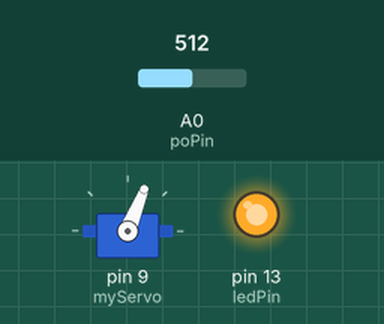
This sketch was run on a simulated Arduino Uno, built with avr-gcc and run on an emulated ATmega328P. Parts: servo, output pins drawn as LEDs (lit = HIGH). Inputs (shaded band) come from the test bench; at power-on: A0 (poPin) = 512. What the sketch prints to the serial monitor is not drawn.

Above: at 1.2 s.
1.3 s: A0 (poPin) set to 403
3.3 s: A0 (poPin) set to 386
At 4.3 s:
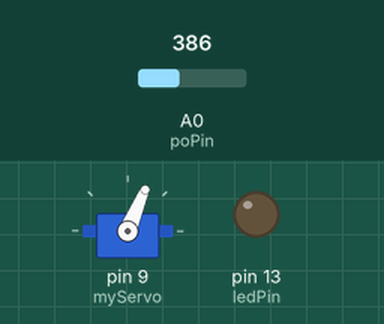
4.8 s: A0 (poPin) set to 60
At 6.0 s:
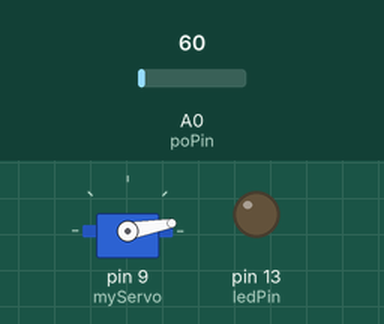
6.3 s: A0 (poPin) set to 53
At 7.6 s:
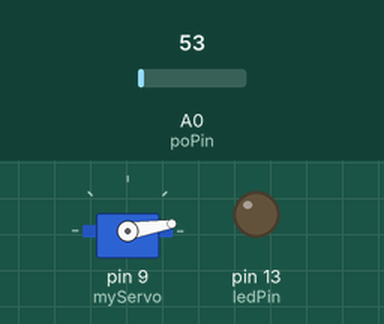
8.1 s: A0 (poPin) set to 122
At 9.1 s:
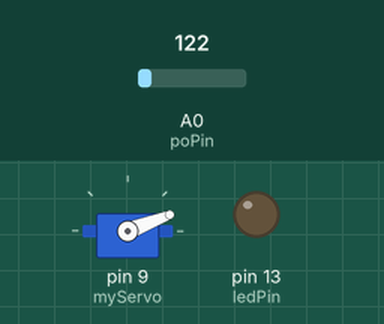
9.6 s: A0 (poPin) set to 58
At 10.5 s:
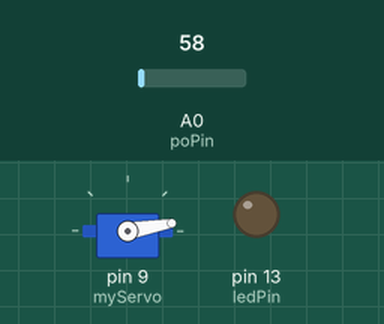
Timing chart, 0 to 12.4 s (numbered marks = the images above; inputs shaded):
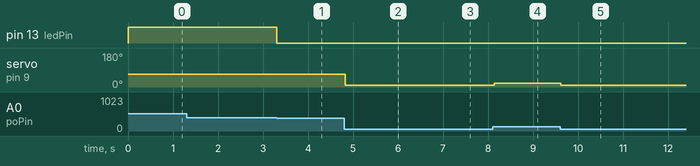

Measured:
- the behaviour switches between 393 and 392 on A0 (poPin) (found by bisection; images 0 and 1)
- after the input at 1.3 s, every drawn part: stays the same
- after the input at 3.3 s, pin 13 (ledPin): HIGH → LOW at once; servo on pin 9 (myServo): 68° → 67° at once
- after the input at 4.8 s, servo on pin 9 (myServo): 67° → 10° at once
- after the input at 6.3 s, servo on pin 9 (myServo): 10° → 9° at once
- after the input at 8.1 s, servo on pin 9 (myServo): 9° → 21° at once
- after the input at 9.6 s, servo on pin 9 (myServo): 21° → 10° at once

The sketch:

servo_motor1.ino
```cpp
// C++ code

//Tinkercad simulation link
//https://www.tinkercad.com/things/3R80aYqtg1p-servo-motor?sharecode=t80PSd2s-uqAS-Sd6-jinmVwV4xdZ3xofr_esWhZcUw

#include <Servo.h>
Servo myServo;
// Initialising potentiometer pin as poPin and led pin as ledPin
const int poPin = A0;
const int ledPin = 13;
void setup()
{
  // Attaching the servo motor to pin 9
  myServo.attach(9);
  // Setting the led pin as output and starting the serial communication
  pinMode(ledPin, OUTPUT);
  Serial.begin(9600);
}

void loop()
{
  // Reading the potentiometer value
  int poValue = analogRead(poPin);
  //Mapping potentiometer value to the servo motor angle
  int angle = map(poValue,0,1023,0,180);
  //Adding the restraint to the servo motor angle and controlling the led
  if (angle >68){
    myServo.write(68);
    digitalWrite(ledPin, HIGH);
  }
  // If the angle is less than or equal to 68, the servo motor will move to the corresponding angle and the led will be turned off
  else{
    myServo.write(angle);
    digitalWrite(ledPin, LOW);
  }
  // Printing the potentiometer angle and the servo motor angle to the serial monitor
  Serial.print("Potentiometer angle:");
  Serial.print(angle);
  Serial.print("| Servo motor angle");
  Serial.print(angle>68? 68:angle);
  delay(20);

}
```
